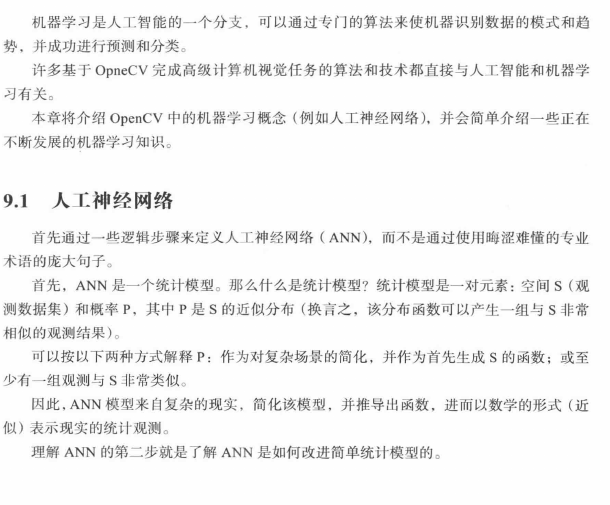
#> input picture test/origin/text.jpg, 610 x 505 px, found by its file name
$ python t4.py
#> lines starting #> are read from the running program, lines starting #| are printed output that depends on the picture
# -*- coding: UTF-8 -*-
import numpy as np
'''
消除背景
'''

import  cv2

from matplotlib import pyplot as plt

img = cv2.imread('text.jpg')
#> img is the input picture: shape (505, 610, 3); min 45, max 255, mean 242.9
mask = np.zeros(img.shape[:2],np.uint8)

bgdModel=np.zeros((1,65),np.float64)
fgdModel=np.zeros((1,65),np.float64)

rect=(100,50,421,378)
cv2.grabCut(img,mask,rect,bgdModel,fgdModel,5,cv2.GC_INIT_WITH_RECT)

mask2=np.where((mask==2)|(mask==0),0,1).astype('uint8')
img=img*mask2[:,:,np.newaxis]
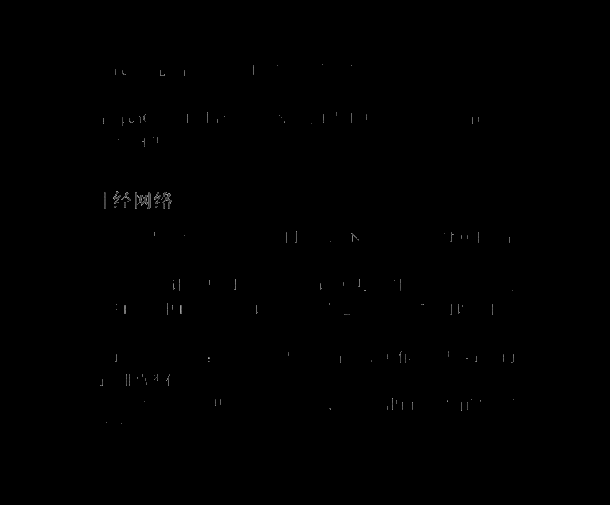
#> img: shape (505, 610, 3); min 0, max 172, mean 0.3

plt.subplot(121),plt.imshow(img)
plt.title("grabcut"),plt.xticks([]),plt.yticks([])
plt.subplot(122) ,plt.imshow(cv2.cvtColor(cv2.imread('text.jpg'),
                                          cv2.COLOR_BGR2RGB))

plt.title("original"),plt.xticks([]),plt.yticks([])

plt.show()
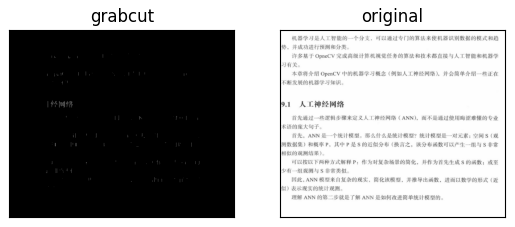
#> figure drawn by matplotlib, 2 panels
